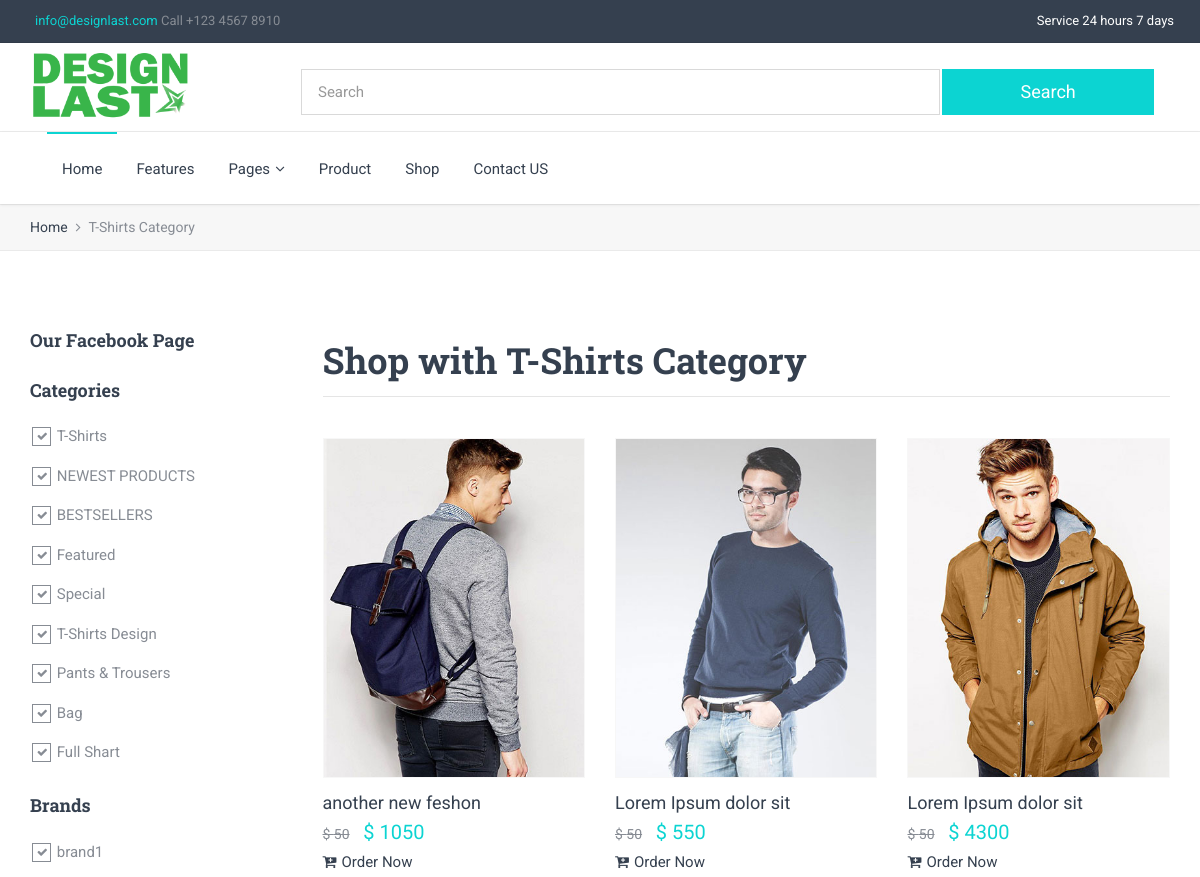
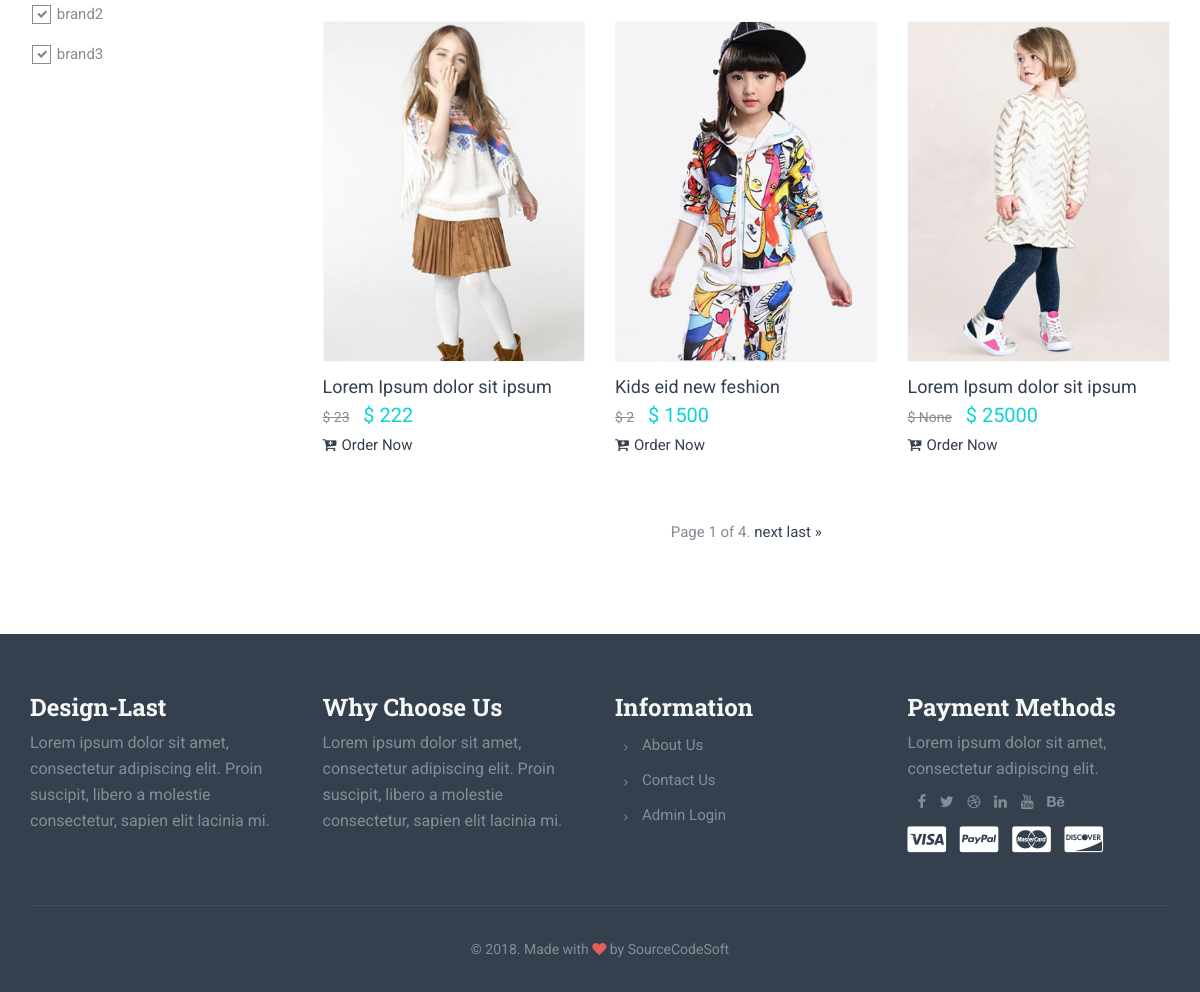
/category/T-Shirts/, run on the app's committed database (2 pictures, top to bottom).
### shopapp/models.py (models this page shows, shortened)
class Category(models.Model):
    name = models.CharField(max_length = 20, unique = True)
    create_at = models.DateTimeField(auto_now = True, auto_now_add = False)

class Brand(models.Model):
    name = models.CharField(max_length = 20, unique = True)
    create_at = models.DateTimeField(auto_now = True, auto_now_add = False)

class Product(models.Model):
    name = models.CharField(max_length = 100)
    product_code = models.IntegerField(blank = True, null = True)
    price = models.IntegerField()
    discount_price = models.IntegerField(blank = True, null = True)
    discount_off_price = models.IntegerField(blank = True, null = True)
    category = models.ForeignKey(Category, on_delete = models.CASCADE)
    color = models.ForeignKey(Color, on_delete = models.CASCADE)
    brand_name = models.ForeignKey(Brand, on_delete = models.CASCADE)
    image = models.ImageField(upload_to = 'product')
    order_now_link = models.URLField(max_length=200, blank=False)
    description = models.TextField()
    publish_on = models.DateTimeField(auto_now = False, auto_now_add = True)
    update_on = models.DateTimeField(auto_now = False, auto_now_add = True)

### shopapp/views.py (the view)
# urls.py: path('category/<name>/', Category_View.as_view(), name = 'Category_View'),
class Category_View(View):
    def get(self, request, name):
        category_product = Product.objects.filter(category__name = name)
        category_by_item = Category.objects.all()
        title_category = get_object_or_404(Category, name = name)
        brand_name = Brand.objects.all()
        product_pagination = Product.objects.all()
        paginator = Paginator(product_pagination, 6)
        page = request.GET.get('page')
        contacts = paginator.get_page(page)
        search_product_q = Product.objects.all()
        search_query = request.GET.get('search_q')
        if search_query:
            category_by_item = category_by_item.filter(name__icontains = search_query)
        context = {
            'cat' : contacts,
            'cat_widget_item' : category_by_item,
            'brand_name' : brand_name,
            'title_category' : title_category
        }
        return render(request, 'design/shop-sidebar-left.html', context)

### templates/design/shop-sidebar-left.html (shortened to what this page needs)
{% extends 'app/base.html' %}
{% load static %}
{% block content %}
        <div class="breadcrumbs">
            <div class="container">
                <div class="row">
                    <div class="col-sm-12">
                        <ul>
                            <li><a href="{% url 'homepage' %}">Home</a></li>
                            <li class="active">{{ title_category.name }} Category</li>
                        </ul>
                    </div>
                </div>
            </div>
        </div>
        <section class="section white-backgorund">
            <div class="container">
                <div class="row">
                    <div class="col-sm-3">
                    <div class="widget">
                        <h6 class="subtitle">Our Facebook Page</h6>
                        </div>
                        <div class="widget">
                            <h6 class="subtitle">Categories</h6>
                            <ul class="list list-unstyled">
                              {% if cat_widget_item %}
                              {% for cat_widget in cat_widget_item %}
                                <li>
                                    <div class="checkbox-input checkbox-default">
                                        <input id="mens-category" class="styled" type="checkbox" checked>
                                        <label for="mens-category">
                                            {{cat_widget.name}}
                                        </label>
                                    </div>
                                </li>
                                {% endfor %}
                                {% endif %}
                            </ul>
                        </div>
                        <div class="widget">
                            <h6 class="subtitle">Brands</h6>
                            <ul class="list list-unstyled">
                              {% if brand_name %}
                              {% for brand in brand_name %}
                                <li>
                                    <div class="checkbox-input">
                                        <input id="armani-brand" class="styled" type="checkbox" checked>
                                        <label for="armani-brand">
                                            {{brand.name}}
                                        </label>
                                    </div>
                                </li>
                            {% endfor %}
                            {% endif %}
                            </ul>
                        </div>
                    </div>
                    <div class="col-sm-9">
                        <div class="row">
                            <div class="col-sm-12 text-left">
                                <h2 class="title">Shop with {{title_category.name}} Category</h2>
                            </div>
                        </div>
                        <hr class="spacer-5"><hr class="spacer-20 no-border">
                        <div class="row column-3">
                          {% if cat %}
                          {% for item in cat %}
                            <div class="col-sm-6 col-md-4">
                                <div class="thumbnail store style1">
                                    <div class="header">
                                        <figure class="layer">
                                            <a href="javascript:void(0);">
                                                <img src="/media/{{item.image}}" alt="">
                                            </a>
                                        </figure>
                                    </div>
                                    <div class="caption">
                                        <h6 class="regular"><a href="{% url 'Single_page_views' item.id %}">{{ item.name }}</a></h6>
                                        <div class="price">
                                            <small class="amount off">$ {{ item.discount_price }}</small>
                                            <span class="amount text-primary">$ {{ item.price }}</span>
                                        </div>
                                        <a href="{{item.order_now_link}}"><i class="fa fa-cart-plus mr-5"></i>Order Now</a>
                                    </div>
                                </div>
                            </div>
                            {% endfor %}
                            {% endif %}
                        </div>
                        <hr class="spacer-10 no-border">
                        <div class="row">
                            <div class="col-sm-12 text-center">
                                <nav>
                                    <div class="pagination">
                                        <span class="step-links">
                                            <span class="current">
                                                Page {{ cat.number }} of {{ cat.paginator.num_pages }}.
                                            </span>
                                            {% if cat.has_next %}
                                                <a href="?page={{ cat.next_page_number }}">next</a>
                                                <a href="?page={{ cat.paginator.num_pages }}">last &raquo;</a>
                                            {% endif %}
                                        </span>
                                    </div>
                                </nav>
                            </div>
                        </div>
                    </div>
                </div>
            </div>
        </section>
{% endblock %}

### data on the page
Category: name "T-Shirts"
Category: name "NEWEST PRODUCTS"
Category: name "BESTSELLERS"
Category: name "Featured"
Category: name "Special"
Category: name "T-Shirts Design"
Category: name "Pants & Trousers"
Category: name "Bag"
Category: name "Full Shart"
Brand: name "brand1"
Brand: name "brand2"
Brand: name "brand3"
Product: image (picture), name "another new feshon", discount_price "50", price "1050"
Product: image (picture), name "Lorem Ipsum dolor sit", discount_price "50", price "550"
Product: image (picture), name "Lorem Ipsum dolor sit", discount_price "50", price "4300"
Product: image (picture), name "Lorem Ipsum dolor sit ipsum", discount_price "23", price "222"
Product: image (picture), name "Kids eid new feshion", discount_price "2", price "1500"
Product: image (picture), name "Lorem Ipsum dolor sit ipsum", discount_price "None", price "25000"

### other printed values
{{ cat.number }} "1"
{{ cat.paginator.num_pages }} "4"
